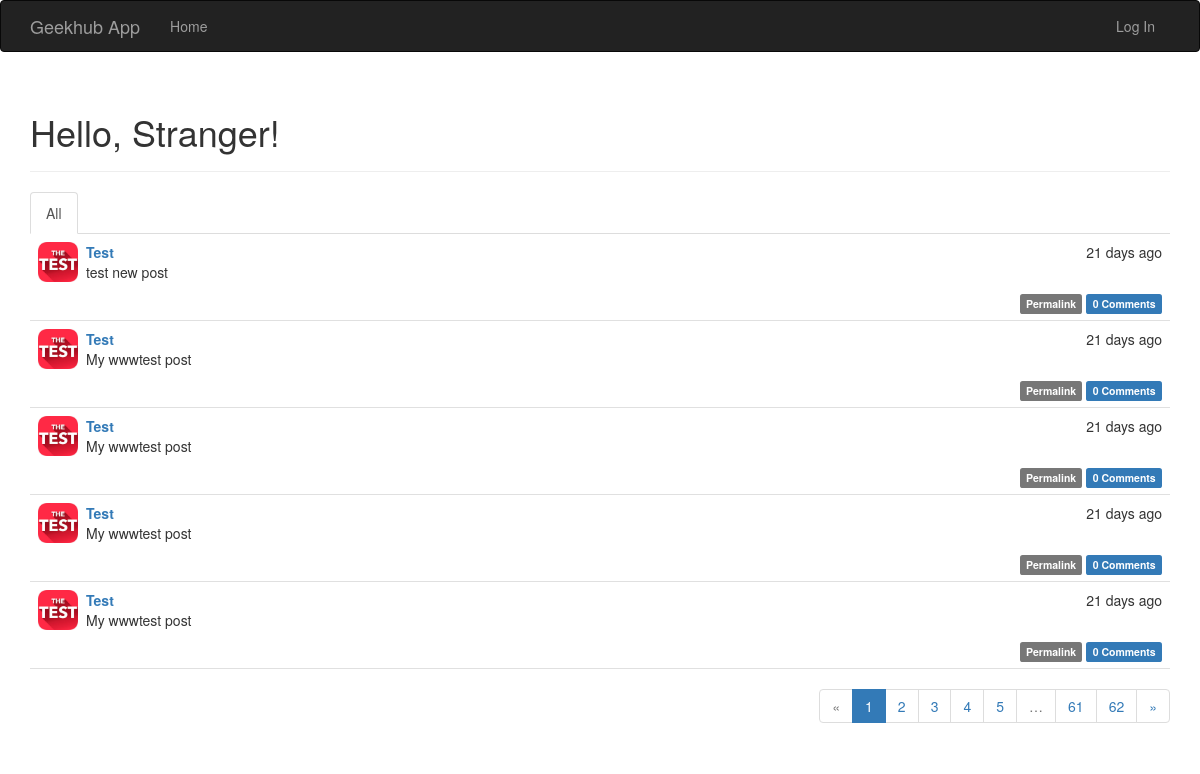
The page / on the database its author committed.
### app/models/post.py (models this page shows, shortened)
class Post(db.Model):
    __tablename__ = 'posts'
    id = db.Column(db.Integer, primary_key=True)
    body = db.Column(db.Text)
    body_html = db.Column(db.Text)
    timestamp = db.Column(db.DateTime, index=True, default=datetime.utcnow)
    author_id = db.Column(db.Integer, db.ForeignKey('users.id'))
    comments = db.relationship('Comment', backref='post', lazy='dynamic')

### app/models/user.py (models this page shows, shortened)
class User(UserMixin, db.Model):
    __tablename__ = 'users'
    id = db.Column(db.Integer, primary_key=True)
    email = db.Column(db.String(64), unique=True, index=True)
    username = db.Column(db.String(64), unique=True, index=True)
    role_id = db.Column(db.Integer, db.ForeignKey('roles.id'))
    password_hash = db.Column(db.String(128))
    confirmed = db.Column(db.Boolean, default=False)
    name = db.Column(db.String(64))
    location = db.Column(db.String(64))
    about_me = db.Column(db.Text())
    member_since = db.Column(db.DateTime(), default=datetime.utcnow)
    last_seen = db.Column(db.DateTime(), default=datetime.utcnow)
    posts = db.relationship('Post', backref='author', lazy='dynamic')
    avatar_url = db.Column(db.String(64), default='uploads/default-user-image.png')
    followed = db.relationship('Follow',
                               foreign_keys='Follow.follower_id',
                               backref=db.backref('follower', lazy='joined'),
                               lazy='dynamic',
                               cascade='all, delete-orphan')
    followers = db.relationship('Follow',
                                foreign_keys='Follow.followed_id',
                                backref=db.backref('followed', lazy='joined'),
                                lazy='dynamic',
                                cascade='all, delete-orphan')
    comments = db.relationship('Comment', backref='author', lazy='dynamic')
    @property
    def password(self):
        raise AttributeError('password is not a readable attribute')

### app/main/views/index.py (the view)
@main.route('/', methods=['GET', 'POST'])
def index():
    form = PostForm()
    if current_user.can(Permission.WRITE_ARTICLES) and \
            form.validate_on_submit():
        post = Post(body=form.body.data,
                    author=current_user._get_current_object())
        db.session.add(post)
        return redirect(url_for('.index'))
    page = request.args.get('page', 1, type=int)
    show_followed = False
    if current_user.is_authenticated:
        show_followed = bool(request.cookies.get('show_followed', ''))
    if show_followed:
        query = current_user.followed_posts
    else:
        query = Post.query
    pagination = query.order_by(Post.timestamp.desc()).paginate(
        page, per_page=current_app.config['POSTS_PER_PAGE'],
        error_out=False)
    posts = pagination.items
    return render_template('index.html', form=form, posts=posts,
                           show_followed=show_followed, pagination=pagination)

### app/auth/views.py (called while the page is built)
@auth.before_app_request
def before_request():
    if current_user.is_authenticated \
            and not current_user.confirmed \
            and request.endpoint[:5] != 'auth.' \
            and request.endpoint != 'static':
        return redirect(url_for('auth.unconfirmed'))

### app/main/__init__.py (called while the page is built)
@main.app_context_processor
def inject_permissions():
    return dict(Permission=Permission)

### app/models/user.py (called while the page is built)
    def can(self, permissions):
        return False

    def is_administrator(self):
        return False

### app/templates/index.html (shortened to what this page needs)
{% extends "base.html" %}
{% import "bootstrap/wtf.html" as wtf %}
{% import "_macros.html" as macros %}
{% block page_content %}
<div class="page-header">
    <h1>Hello, {% if current_user.is_authenticated %}{{ current_user.username }}{% else %}Stranger{% endif %}!</h1>
</div>
<div class="post-tabs">
    <ul class="nav nav-tabs">
        <li{% if not show_followed %} class="active"{% endif %}><a href="{{ url_for('.show_all') }}">All</a></li>
    </ul>
    {% include '_posts.html' %}
</div>
{% if pagination %}
<div class="pagination">
    {{ macros.pagination_widget(pagination, '.index') }}
</div>
{% endif %}
{% endblock %}

### app/templates/_posts.html (shortened to what this page needs)
<ul class="posts">
    {% for post in posts %}
    <li class="post">
        <div class="post-thumbnail">
            <a href="{{ url_for('.user', username=post.author.username) }}">
                <img class="img-rounded profile-thumbnail small-avatar" src="{{ url_for('static', filename=post.author.avatar_url) }}">
            </a>
        </div>
        <div class="post-content">
            <div class="post-date">{{ moment(post.timestamp).fromNow() }}</div>
            <div class="post-author"><a href="{{ url_for('.user', username=post.author.username) }}">{{ post.author.username }}</a></div>
            <div class="post-body">
                {% if post.body_html %}
                    {{ post.body_html | safe }}
                {% else %}
                    {{ post.body }}
                {% endif %}
            </div>
            <div class="post-footer">
                <a href="{{ url_for('.post', id=post.id) }}">
                    <span class="label label-default">Permalink</span>
                </a>
                <a href="{{ url_for('.post', id=post.id) }}#comments">
                    <span class="label label-primary">{{ post.comments.count() }} Comments</span>
                </a>
            </div>
        </div>
    </li>
    {% endfor %}
</ul>

### app/static/styles.css (style rules this page uses)
.profile-thumbnail { position: absolute; width: 256px; }
div.post-tabs { margin-top: 16px; }
ul.posts { list-style-type: none; padding: 0px; margin: 16px 0px 0px 0px; border-top: 1px solid #e0e0e0; }
div.post-tabs ul.posts { margin: 0px; border-top: none; }
ul.posts li.post { padding: 8px; border-bottom: 1px solid #e0e0e0; }
div.post-date { float: right; }
div.post-author { font-weight: bold; }
div.post-thumbnail { position: absolute; }
div.post-content { margin-left: 48px; min-height: 48px; }
div.post-footer { text-align: right; }
div.pagination { width: 100%; text-align: right; padding: 0px; margin: 0px; }
img.small-avatar { width: 40px; }

### rows shown on the page
Post: avatar_url (picture), timestamp "21 days ago", author.username "Test", body_html "test new post", comments.count "0"
Post: avatar_url (picture), timestamp "21 days ago", author.username "Test", body_html "My wwwtest post", comments.count "0"
Post: avatar_url (picture), timestamp "21 days ago", author.username "Test", body_html "My wwwtest post", comments.count "0"
Post: avatar_url (picture), timestamp "21 days ago", author.username "Test", body_html "My wwwtest post", comments.count "0"
Post: avatar_url (picture), timestamp "21 days ago", author.username "Test", body_html "My wwwtest post", comments.count "0"

### other values the page prints
{{ p }} "1"
{{ p }} "2" "3" "4" "5" "61" "62"
